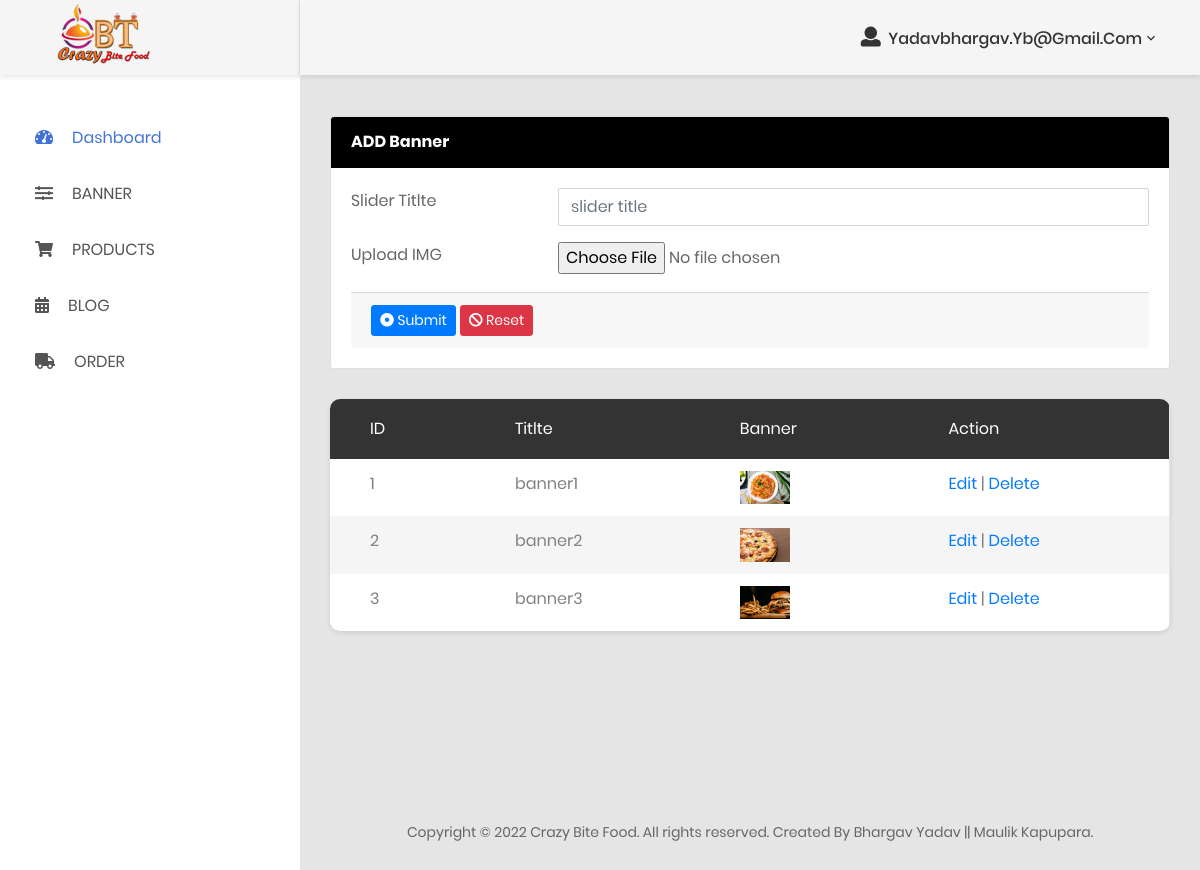
Screenshot of /admin/banner.php (signed in) with the database file from the repository.
### tables this page shows
CREATE TABLE `banner` (
  `id` int(11) NOT NULL,
  `slidertitel` varchar(255) NOT NULL,
  `sliderimg` varchar(255) NOT NULL
);

### admin/banner.php (the view, shortened to what this page needs)
<?php session_start();
if(isset($_SESSION['em']))
{
?>
<!DOCTYPE html>
<html lang="en">
<?php include("include/config.php"); ?>
<head>
    <link href="css/font-face.css" rel="stylesheet" media="all">
    <link href="vendor/font-awesome-4.7/css/font-awesome.min.css" rel="stylesheet" media="all">
    <link href="vendor/font-awesome-5/css/fontawesome-all.min.css" rel="stylesheet" media="all">
    <link href="vendor/mdi-font/css/material-design-iconic-font.min.css" rel="stylesheet" media="all">
    <link href="vendor/bootstrap-4.1/bootstrap.min.css" rel="stylesheet" media="all">
    <link href="vendor/animsition/animsition.min.css" rel="stylesheet" media="all">
    <link href="vendor/bootstrap-progressbar/bootstrap-progressbar-3.3.4.min.css" rel="stylesheet" media="all">
    <link href="vendor/wow/animate.css" rel="stylesheet" media="all">
    <link href="vendor/css-hamburgers/hamburgers.min.css" rel="stylesheet" media="all">
    <link href="vendor/slick/slick.css" rel="stylesheet" media="all">
    <link href="vendor/select2/select2.min.css" rel="stylesheet" media="all">
    <link href="vendor/perfect-scrollbar/perfect-scrollbar.css" rel="stylesheet" media="all">
    <link href="css/theme.css" rel="stylesheet" media="all">
</head>
<body class="animsition">
    <div class="page-wrapper">
        <aside class="menu-sidebar d-none d-lg-block">
            <div class="logo">
                <a href="#">
                    <img src="images/icon/cbf3.png" alt="Crazy Bite Food" />
                </a>
            </div>
            <?php include('include/sidebar.php'); ?>
        </aside>
        <?php include('include/header.php'); ?>
        <div class="page-container">
            <div class="main-content">
                <div class="section__content section__content--p30">
                    <div class="row">
                            <?php
                                $editid = isset($_REQUEST['EditId']) ? $_REQUEST['EditId'] : '';
                                if(isset($_REQUEST['EditId'])){
                                    $display="SELECT * FROM banner WHERE id='$editid'";
                                    $displayresult = $conn->query($display);
                                    $displayrow = $displayresult->fetch_assoc();
                                    $slidertitle = isset($displayrow['slidertitel']) ? $displayrow['slidertitel'] : '';
                                    $sliderimg = isset($displayrow['sliderimg']) ? $displayrow['sliderimg'] : '';
                                }
                                else{
                                    $slidertitle = '';
                                }
                            ?>
                        <div class="col-lg-12">
                                    <div class="card">
                                        <div class="card-header" style="background-color:black; color:white;">
                                                    <strong>ADD Banner</strong>
                                        </div>
                                        <div class="card-body card-block">
                                            <form action="banneraction.php" method="post" name="bannerform" enctype="multipart/form-data" class="form-horizontal">
                                                        <div class="row form-group">
                                                            <div class="col col-md-3">
                                                                <label for="text-input" class=" form-control-label">Slider Titlte</label>
                                                            </div>
                                                            <div class="col-12 col-md-9">
                                                                <input type="text" id="slidertitle" name="slidertitle" placeholder="slider title" class="form-control" value="<?php echo $slidertitle; ?>">
                                                            </div>
                                                        </div>
                                                        <div class="row form-group">
                                                            <div class="col col-md-3">
                                                                <label for="file-input" class=" form-control-label">Upload IMG</label>
                                                            </div>
                                                            <div class="col-12 col-md-9">
                                                                <input type="file" id="fileUpload" name="fileUpload" class="form-control-file">
                                                            </div>
                                                        </div>
                                                        <div class="card-footer">
                                                            <button type="submit" name="submit" class="btn btn-primary btn-sm">
                                                                <i class="fa fa-dot-circle-o"></i> Submit
                                                            </button>
                                                            <button type="reset" class="btn btn-danger btn-sm">
                                                                <i class="fa fa-ban"></i> Reset
                                                            </button>
                                                        </div>
                                                    </form>
                                        </div>
                                    </div>
                        </div>
                        <?php
                            $seletBanner = "SELECT *FROM banner";
                            $result = $conn->query($seletBanner);
                        ?>
                        <div class="col-lg-12">
                                <div class="table-responsive table--no-card m-b-30">
                                    <table class="table table-borderless table-striped table-earning">
                                        <thead>
                                            <tr>
                                            <th>ID</th>
                                                <th>Titlte</th>
                                                <th>Banner</th>
                                                <th>Action</th>
                                            </tr>
                                        </thead>
                                        <tbody>
                                        <?php while ($row = $result->fetch_assoc()){ ?>
                                            <tr>
                                                <td><?php echo $row['id']; ?></td>
                                                <td><?php echo $row['slidertitel']; ?></td>
                                                <td>
                                                    <img src="<?php echo $row['sliderimg']; ?>" width="50" height="50">
                                                </td>
                                                <td>
                                                    <a href="banner.php?EditId=<?php echo $row['id']; ?>">Edit</a> |
                                                    <a href="banneraction.php?BannerdeletId=<?php echo $row['id']; ?>&DeleteImg=<?php echo $row['sliderimg']; ?>" onclick="return confirm('Are you sure you want to delete this item?');">Delete</a>
                                                </td>
                                            </tr>
                                            <?php } ?>
                                        </tbody>
                                    </table>
                                </div>
                            </div>
                    </div>
                </div>
            </div>
            <div class="row">
                            <div class="col-md-12">
                                <div class="copyright">
                                <p>Copyright © 2022 Crazy Bite Food. All rights reserved. Created By </a>Bhargav Yadav || Maulik Kapupara.</p>
                                </div>
                            </div>
                        </div>
        </div>
    </div>
</body>
</html>
<?php
}
else{
    header("location:index.php");
}
?>

### rows the page displays
banner: id "1", slidertitel "banner1", sliderimg (picture)
banner: id "2", slidertitel "banner2", sliderimg (picture)
banner: id "3", slidertitel "banner3", sliderimg (picture)

### other values shown
$_SESSION['em'] "Yadavbhargav.yb@gmail.com"
